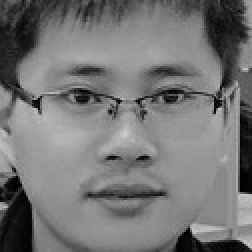
#> input picture Face/Facedata/王文武_0.jpg, 126 x 126 px (shown 2 times larger)
$ python -i Face.py   (imports and definitions only)
#> lines starting #> are read from the running program, lines starting #| are printed output that depends on the picture; after the words box and inside, x2 and y2 are one past the last pixel; in counts of white or black regions, pixels touching at a corner belong together
#!/usr/bin/python3
# coding==utf-8

import sys
import numpy as np
import cv2
import os
from PIL import Image, ImageDraw, ImageFont

faceCascadeFile = '/usr/local/lib/python3.7/site-packages/cv2/data/haarcascade_frontalface_default.xml'
eyeCascadeFile = '/usr/local/lib/python3.7/site-packages/cv2/data/haarcascade_eye.xml'

dataPath = "./Facedata"
trainerPath = "./Facetrainer"
trainerFile = "./Facetrainer/trainer.yml"
nameFile = "./Facetrainer/trainer_name.txt"

# [113 lines left out: functions faceDataCollect, faceTraining, faceRecognition, not called in this run]

def faceDetect(picFile):
    #人脸识别分类器
#> called with picFile = 'Facedata/王文武_0.jpg'
    faceCascade = cv2.CascadeClassifier(faceCascadeFile)
    #识别眼睛的分类器
    eyeCascade = cv2.CascadeClassifier(eyeCascadeFile)

    img = cv2.imread(picFile, 1)
#> img is the input picture: shape (126, 126, 3); min 0, max 205, mean 117.4
    #转换成灰度图像
    gray = cv2.cvtColor(img, cv2.COLOR_BGR2GRAY)

    #人脸检测
    faces = faceCascade.detectMultiScale(
            gray,
            scaleFactor = 1.2,
            minNeighbors = 5,
            minSize = (32, 32)
    )
#> faces = [[12, 8, 105, 105]]

    #在检测人脸的基础上检测眼睛
    for (x, y, w, h) in faces:
        fac_gray = gray[y: (y+h), x: (x+w)]
        result = []
        eyes = eyeCascade.detectMultiScale(fac_gray, 1.3, 2)

        #眼睛坐标的换算，将相对位置换成绝对位置
        for (ex, ey, ew, eh) in eyes:
            result.append((x+ex, y+ey, ew, eh))
#> this loop made 1 pass
#> (x, y, w, h, eyes) on pass 1: (12, 8, 105, 105, [[14, 26, 32, 32], [52, 23, 37, 37]])
#> pass 1, in faceDetect, `fac_gray = gray[y: (y+h), x: (x+w)]`:
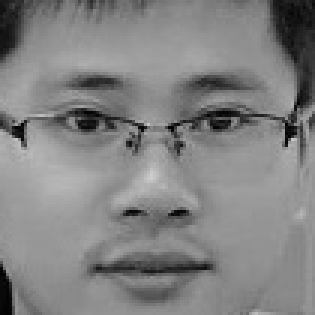
#> fac_gray: shape (105, 105) (shown 3 times larger); min 2, max 204, mean 130.3

    #画矩形
    for (x, y, w, h) in faces:
        cv2.rectangle(img, (x, y), (x+w, y+h), (255, 0, 0), 2)
#> this loop made 1 pass
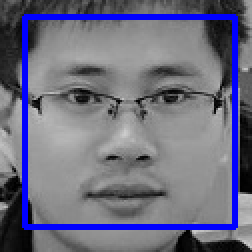
#> img: shape (126, 126, 3) (shown 2 times larger); 7.91% of pixels changed, all inside (x1, y1, x2, y2) = (11, 7, 119, 115)
    for (ex, ey, ew, eh) in result:
        cv2.rectangle(img, (ex, ey), (ex+ew, ey+eh), (0, 255, 0), 2)
#> this loop made 2 passes
#> (ex, ey, ew, eh) on passes 1 to 2: (26, 34, 32, 32), (64, 31, 37, 37)
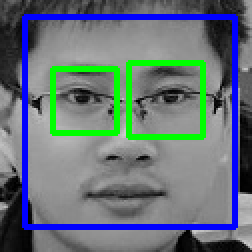
#> img: shape (126, 126, 3) (shown 2 times larger); 5.17% of pixels changed, all inside (x1, y1, x2, y2) = (25, 30, 103, 70)

    cv2.namedWindow('image')
    key = 0
    while key != 27:
        cv2.imshow('image', img)
        key = cv2.waitKey()
#> (key Esc is pressed here)
    cv2.destroyAllWindows()

# [29 lines not run here, left out]

>>> result = faceDetect('Facedata/王文武_0.jpg')
